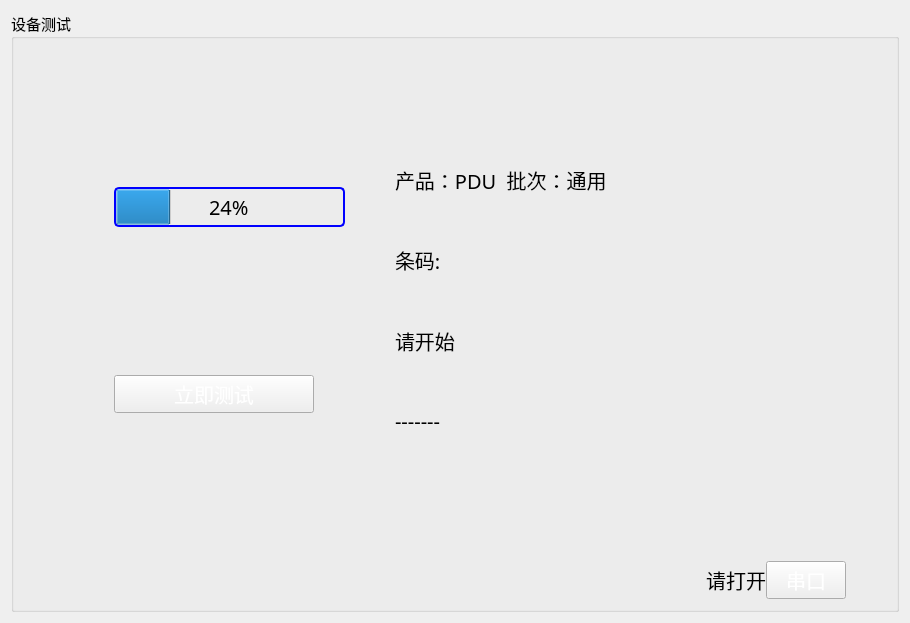
<?xml version="1.0" encoding="UTF-8"?>
<ui version="4.0">
 <class>TestResultWid</class>
 <widget class="QWidget" name="TestResultWid">
  <property name="geometry">
   <rect>
    <x>0</x>
    <y>0</y>
    <width>910</width>
    <height>623</height>
   </rect>
  </property>
  <property name="font">
   <font>
    <family>微软雅黑</family>
   </font>
  </property>
  <property name="windowTitle">
   <string>Form</string>
  </property>
  <property name="autoFillBackground">
   <bool>false</bool>
  </property>
  <property name="styleSheet">
   <string notr="true"/>
  </property>
  <layout class="QGridLayout" name="gridLayout_2">
   <item row="0" column="0">
    <widget class="QGroupBox" name="groupBox">
     <property name="font">
      <font>
       <family>微软雅黑</family>
       <pointsize>11</pointsize>
      </font>
     </property>
     <property name="title">
      <string>设备测试</string>
     </property>
     <layout class="QVBoxLayout" name="verticalLayout_4">
      <property name="spacing">
       <number>0</number>
      </property>
      <property name="leftMargin">
       <number>0</number>
      </property>
      <property name="topMargin">
       <number>0</number>
      </property>
      <property name="rightMargin">
       <number>0</number>
      </property>
      <property name="bottomMargin">
       <number>0</number>
      </property>
      <item>
       <widget class="QWidget" name="widget" native="true">
        <property name="font">
         <font>
          <family>微软雅黑</family>
          <pointsize>15</pointsize>
          <weight>50</weight>
          <italic>false</italic>
          <bold>false</bold>
         </font>
        </property>
        <property name="styleSheet">
         <string notr="true">QWidget#widget{border-radius:5px;}
QWidget{font: 15pt &quot;微软雅黑&quot;; color:white;}
QWidget#snLab{font: 15pt &quot;微软雅黑&quot;; color:black;}
QWidget#progressBar{font: 15pt &quot;微软雅黑&quot;; color:black;}
QWidget#itemNumLab{font: 15pt &quot;微软雅黑&quot;; color:black;}
QWidget#statusLab{font: 15pt &quot;微软雅黑&quot;; color:black;}
QWidget#titleTab{font: 15pt &quot;微软雅黑&quot;; color:black;}
QWidget#serialLab{font: 15pt &quot;微软雅黑&quot;; color:black;}
QProgressBar {
   border:2px solid blue;
   background-color:transparent;
   border-radius: 5px;
   text-align: center;
}
</string>
        </property>
        <layout class="QVBoxLayout" name="verticalLayout_3" stretch="10,1">
         <property name="spacing">
          <number>0</number>
         </property>
         <property name="leftMargin">
          <number>0</number>
         </property>
         <property name="topMargin">
          <number>0</number>
         </property>
         <property name="rightMargin">
          <number>0</number>
         </property>
         <property name="bottomMargin">
          <number>0</number>
         </property>
         <item>
          <layout class="QHBoxLayout" name="horizontalLayout" stretch="3,5">
           <item>
            <layout class="QVBoxLayout" name="verticalLayout">
             <property name="spacing">
              <number>0</number>
             </property>
             <property name="leftMargin">
              <number>100</number>
             </property>
             <property name="bottomMargin">
              <number>0</number>
             </property>
             <item>
              <widget class="QProgressBar" name="progressBar">
               <property name="value">
                <number>24</number>
               </property>
              </widget>
             </item>
             <item>
              <widget class="QPushButton" name="startBtn">
               <property name="sizePolicy">
                <sizepolicy hsizetype="Fixed" vsizetype="Fixed">
                 <horstretch>0</horstretch>
                 <verstretch>0</verstretch>
                </sizepolicy>
               </property>
               <property name="minimumSize">
                <size>
                 <width>200</width>
                 <height>0</height>
                </size>
               </property>
               <property name="maximumSize">
                <size>
                 <width>200</width>
                 <height>16777215</height>
                </size>
               </property>
               <property name="layoutDirection">
                <enum>Qt::LeftToRight</enum>
               </property>
               <property name="text">
                <string>立即测试</string>
               </property>
              </widget>
             </item>
            </layout>
           </item>
           <item>
            <layout class="QVBoxLayout" name="verticalLayout_2">
             <property name="spacing">
              <number>0</number>
             </property>
             <property name="leftMargin">
              <number>50</number>
             </property>
             <property name="topMargin">
              <number>100</number>
             </property>
             <property name="bottomMargin">
              <number>100</number>
             </property>
             <item>
              <widget class="QLabel" name="titleTab">
               <property name="font">
                <font>
                 <family>微软雅黑</family>
                 <pointsize>15</pointsize>
                 <weight>50</weight>
                 <italic>false</italic>
                 <bold>false</bold>
                </font>
               </property>
               <property name="autoFillBackground">
                <bool>false</bool>
               </property>
               <property name="text">
                <string>产品：PDU  批次：通用</string>
               </property>
               <property name="textFormat">
                <enum>Qt::AutoText</enum>
               </property>
               <property name="scaledContents">
                <bool>true</bool>
               </property>
               <property name="alignment">
                <set>Qt::AlignLeading|Qt::AlignLeft|Qt::AlignVCenter</set>
               </property>
              </widget>
             </item>
             <item>
              <widget class="QLabel" name="snLab">
               <property name="font">
                <font>
                 <family>微软雅黑</family>
                 <pointsize>15</pointsize>
                 <weight>50</weight>
                 <italic>false</italic>
                 <bold>false</bold>
                </font>
               </property>
               <property name="text">
                <string>条码:</string>
               </property>
               <property name="alignment">
                <set>Qt::AlignLeading|Qt::AlignLeft|Qt::AlignVCenter</set>
               </property>
              </widget>
             </item>
             <item>
              <widget class="QLabel" name="statusLab">
               <property name="font">
                <font>
                 <family>微软雅黑</family>
                 <pointsize>15</pointsize>
                 <weight>50</weight>
                 <italic>false</italic>
                 <bold>false</bold>
                </font>
               </property>
               <property name="text">
                <string>请开始</string>
               </property>
               <property name="alignment">
                <set>Qt::AlignLeading|Qt::AlignLeft|Qt::AlignVCenter</set>
               </property>
              </widget>
             </item>
             <item>
              <widget class="QLabel" name="itemNumLab">
               <property name="font">
                <font>
                 <family>微软雅黑</family>
                 <pointsize>15</pointsize>
                 <weight>50</weight>
                 <italic>false</italic>
                 <bold>false</bold>
                </font>
               </property>
               <property name="text">
                <string>-------</string>
               </property>
               <property name="alignment">
                <set>Qt::AlignLeading|Qt::AlignLeft|Qt::AlignVCenter</set>
               </property>
              </widget>
             </item>
            </layout>
           </item>
          </layout>
         </item>
         <item>
          <layout class="QHBoxLayout" name="horizontalLayout_2">
           <property name="rightMargin">
            <number>50</number>
           </property>
           <property name="bottomMargin">
            <number>10</number>
           </property>
           <item>
            <widget class="QLabel" name="serialLab">
             <property name="sizePolicy">
              <sizepolicy hsizetype="Preferred" vsizetype="Fixed">
               <horstretch>0</horstretch>
               <verstretch>0</verstretch>
              </sizepolicy>
             </property>
             <property name="text">
              <string>请打开</string>
             </property>
             <property name="alignment">
              <set>Qt::AlignRight|Qt::AlignTrailing|Qt::AlignVCenter</set>
             </property>
            </widget>
           </item>
           <item>
            <widget class="QPushButton" name="comBtn">
             <property name="sizePolicy">
              <sizepolicy hsizetype="Fixed" vsizetype="Fixed">
               <horstretch>0</horstretch>
               <verstretch>0</verstretch>
              </sizepolicy>
             </property>
             <property name="text">
              <string>串口</string>
             </property>
            </widget>
           </item>
          </layout>
         </item>
        </layout>
       </widget>
      </item>
     </layout>
    </widget>
   </item>
  </layout>
 </widget>
 <resources/>
 <connections/>
</ui>
